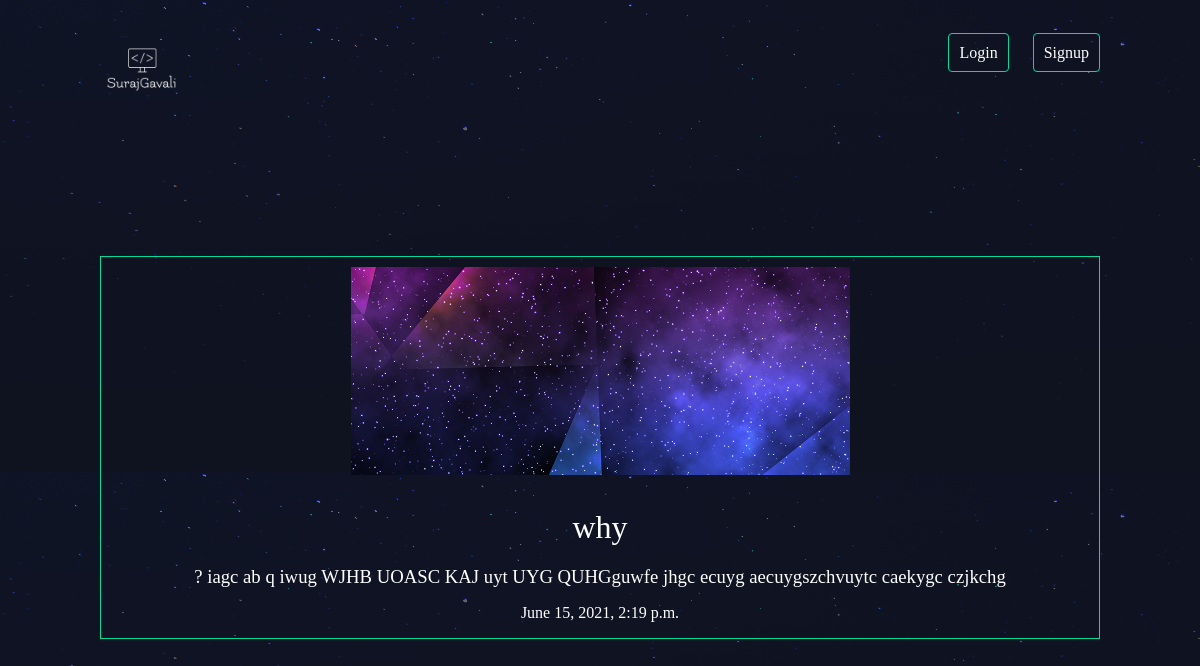
The page /articles/why/ on the database its author committed.
### articles/models.py (models this page shows, shortened)
class Article(models.Model):
    title = models.CharField(max_length=100)
    slug = models.SlugField()
    body = models.TextField()
    date = models.DateTimeField(auto_now_add=True)
    thumb = models.ImageField(default='default.png',blank=True)
    author = models.ForeignKey(User,on_delete=models.CASCADE,default=None)

### articles/views.py (the view)
# urls.py: url(r'^(?P<slug>[\w-]+)/$',views.article_detail,name='detail'),
def article_detail(request,slug):
    article = Article.objects.get(slug=slug)
    return render(request,'articles/article_detail.html',{'article':article})

### articles/templates/articles/article_detail.html
{% extends 'base_layout.html' %}
{% block content %}
<div class="article-detail">
    <div class="article">
        <center>
            <img src="{{ article.thumb.url }}"/>
        </center>
        <h2>{{ article.title }}</h2>
        <h3>{{ article.body }}</h3>
        <p>{{ article.date }}</p>
    </div>
</div>
{% endblock %}

### assets/css/styles.css (style rules this page uses)
body { background-color: #0f121f; background-image: url(stars.png); background-repeat-y: no-repeat; color: #fff; }
body * { font-family: Ubuntu; }
h1, h2, h3, h4, h5 { font-weight: normal; margin: 0; }
.article { padding:10px; border:1px solid #00dba0; position:relative; padding-bottom:40px; }
.article h2 { font-size:1.2em; }
.article-detail .article { padding: 0; }
.article-detail .article img { max-width: 50%; max-height: 50%; padding: 10px; }
.article-detail .article h2 { text-align: center; margin: 20px auto; font-size: 2em }
.article-detail .article h3 { text-align: center; }
.article-detail .article p { text-align: center; }

### rows shown on the page
Article: thumb (picture), title "why", body "? iagc ab q iwug WJHB UOASC KAJ uyt UYG QUHGguwfe jhgc ecuyg aecuygszchvuytc caekygc czjkchg", date "June 15, 2021, 2:19 p.m."
